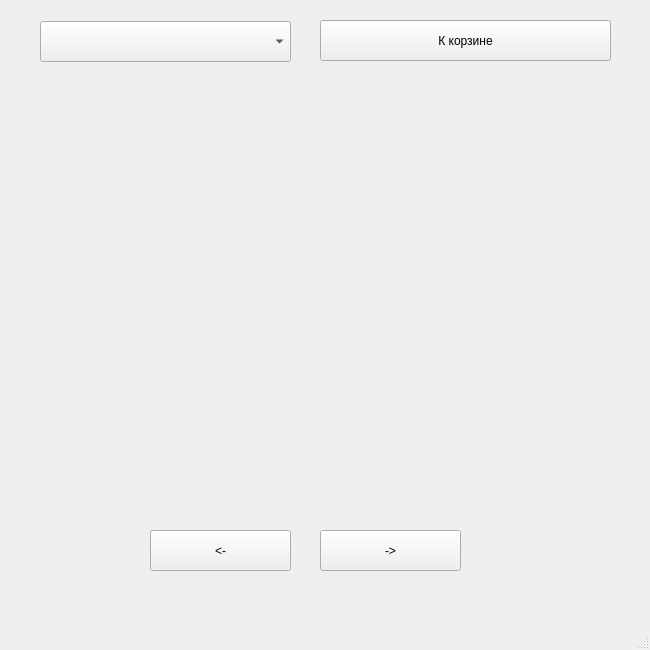
<?xml version="1.0" encoding="UTF-8"?>
<ui version="4.0">
 <class>MainWindow</class>
 <widget class="QMainWindow" name="MainWindow">
  <property name="geometry">
   <rect>
    <x>0</x>
    <y>0</y>
    <width>650</width>
    <height>650</height>
   </rect>
  </property>
  <property name="sizePolicy">
   <sizepolicy hsizetype="Ignored" vsizetype="Ignored">
    <horstretch>0</horstretch>
    <verstretch>0</verstretch>
   </sizepolicy>
  </property>
  <property name="windowTitle">
   <string>MainWindow</string>
  </property>
  <widget class="QWidget" name="centralwidget">
   <widget class="QWidget" name="horizontalLayoutWidget">
    <property name="geometry">
     <rect>
      <x>79</x>
      <y>89</y>
      <width>491</width>
      <height>431</height>
     </rect>
    </property>
    <layout class="QHBoxLayout" name="horizontalLayout">
     <item>
      <layout class="QGridLayout" name="gridLayout_3"/>
     </item>
    </layout>
   </widget>
   <widget class="QComboBox" name="comboBox">
    <property name="geometry">
     <rect>
      <x>40</x>
      <y>21</y>
      <width>251</width>
      <height>41</height>
     </rect>
    </property>
   </widget>
   <widget class="QPushButton" name="Basket">
    <property name="geometry">
     <rect>
      <x>320</x>
      <y>20</y>
      <width>291</width>
      <height>41</height>
     </rect>
    </property>
    <property name="text">
     <string>К корзине</string>
    </property>
   </widget>
   <widget class="QPushButton" name="forward">
    <property name="geometry">
     <rect>
      <x>320</x>
      <y>530</y>
      <width>141</width>
      <height>41</height>
     </rect>
    </property>
    <property name="text">
     <string>-&gt;</string>
    </property>
   </widget>
   <widget class="QPushButton" name="back">
    <property name="geometry">
     <rect>
      <x>150</x>
      <y>530</y>
      <width>141</width>
      <height>41</height>
     </rect>
    </property>
    <property name="text">
     <string>&lt;-</string>
    </property>
   </widget>
  </widget>
  <widget class="QMenuBar" name="menubar">
   <property name="geometry">
    <rect>
     <x>0</x>
     <y>0</y>
     <width>650</width>
     <height>21</height>
    </rect>
   </property>
  </widget>
  <widget class="QStatusBar" name="statusbar"/>
 </widget>
 <resources/>
 <connections/>
</ui>
